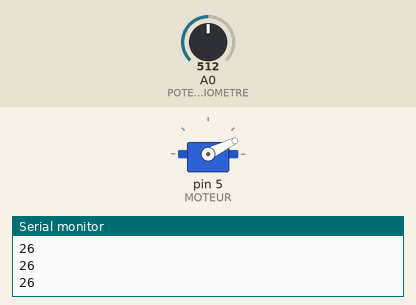
The sketch below on a simulated Arduino Uno, built with avr-gcc and run on an emulated ATmega328P. On the bench: servo, the last lines printed to the serial monitor. Inputs (shaded band) come from the test bench; at power-on: A0 (POTENTIOMETRE) = 512.

Above: at 1.2 s.
1.3 s: A0 (POTENTIOMETRE) set to 564
At 1.7 s:
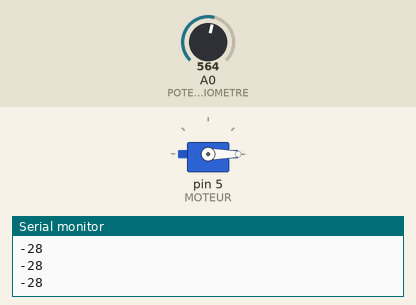
2.8 s: A0 (POTENTIOMETRE) set to 511
At 4.0 s:
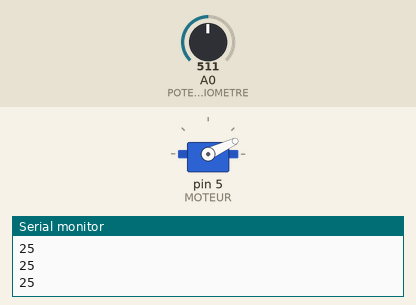
4.3 s: A0 (POTENTIOMETRE) set to 306
At 5.2 s:
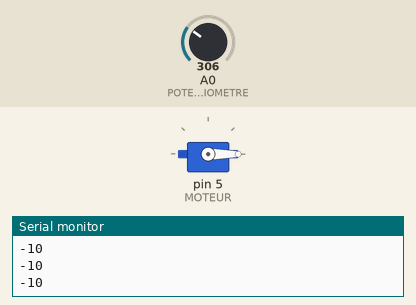
Timing chart, 0 to 7.3 s (numbered marks = the images above; inputs shaded):
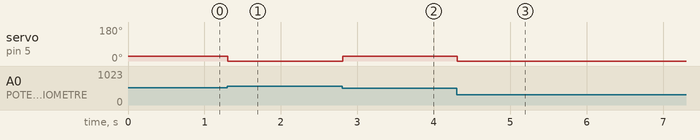

The sketch:

ServoMoteurPotentiometre.ino
```cpp
#include <Servo.h>

Servo myservo;

const int POTENTIOMETRE = 0;
int MOTEUR = 5;

int vdegrees = 90;

void setup(){
  pinMode(POTENTIOMETRE, INPUT);
  Serial.begin(9600);
  myservo.attach(MOTEUR);
  myservo.write(vdegrees);
}

void loop(){
    vdegrees = analogRead(POTENTIOMETRE);
    vdegrees = (vdegrees*180)/1024;
    Serial.println(vdegrees);
    myservo.write(vdegrees);
}
```

Measured:
- the behaviour switches between 546 and 547 on A0 (POTENTIOMETRE) (found by bisection; images 0 and 1)
- after the input at 1.3 s, servo on pin 5 (MOTEUR): 26° → 0° at once
- after the input at 2.8 s, servo on pin 5 (MOTEUR): 0° → 25° at once
- after the input at 4.3 s, servo on pin 5 (MOTEUR): 25° → 0° at once
